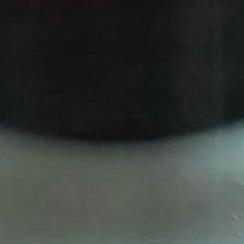
#> input picture WaTur-Water-Turbidity-Dataset-main/Formazine/0/1005.jpg, 244 x 244 px; its folder holds only this picture in this run
$ python validar_mascaras.py
#> lines starting #> are read from the running program, lines starting #| are printed output that depends on the picture; after the words box and inside, x2 and y2 are one past the last pixel; in counts of white or black regions, pixels touching at a corner belong together
from pathlib import Path
import cv2
import numpy as np

# ==========================================
# 1. RUTA DEL DATASET
# ==========================================
base = Path(__file__).resolve().parents[1] / "WaTur-Water-Turbidity-Dataset-main" / "Formazine"
# ==========================================
# 2. CONFIGURACIÓN
# ==========================================

niveles = ["0", "0.5", "1", "2.5", "4",
           "5", "7.5", "10", "40"]

cantidad_por_nivel = 5
margen = 8

# ==========================================
# 3. DETECTOR DE FRONTERA
# ==========================================

def detectar_frontera(imagen):
    gris = cv2.cvtColor(imagen, cv2.COLOR_BGR2GRAY)

    perfil = np.mean(gris, axis=1).astype(np.float32)
    perfil_columna = perfil.reshape(-1, 1)

    perfil_suave = cv2.GaussianBlur(
        perfil_columna,
        (1, 9),
        0
    ).flatten()

    inicio = 25
    fin = min(180, len(perfil_suave) - 1)

    diferencias = np.diff(perfil_suave[inicio:fin])
    posicion = np.argmin(diferencias)

    return inicio + posicion

# ==========================================
# 4. AJUSTAR IMÁGENES PARA VISUALIZAR
# ==========================================

def ajustar_a_pantalla(imagen, max_ancho=1200, max_alto=650):
    alto, ancho = imagen.shape[:2]

    escala = min(
        max_ancho / ancho,
        max_alto / alto,
        1.0
    )

    nuevo_ancho = max(1, int(ancho * escala))
    nuevo_alto = max(1, int(alto * escala))

    return cv2.resize(
        imagen,
        (nuevo_ancho, nuevo_alto),
        interpolation=cv2.INTER_AREA
    )

# ==========================================
# 5. COMPROBAR LA RUTA
# ==========================================

if not base.exists():
    print("ERROR: No se encontró la carpeta Formazine.")
    print(base)
    raise SystemExit

# ==========================================
# 6. RECORRER LOS NIVELES
# ==========================================

for nivel in niveles:

    carpeta = base / nivel

    if not carpeta.exists():
        print(f"No existe la carpeta: {carpeta}")
        continue

    archivos = sorted(
        carpeta.glob("*.jpg"),
        key=lambda archivo: int(archivo.stem)
        if archivo.stem.isdigit() else -1
    )

    if len(archivos) == 0:
        print(f"No hay imágenes JPG en {carpeta}")
        continue

    # Elegir imágenes repartidas a lo largo de la carpeta
    indices = np.linspace(
        0,
        len(archivos) - 1,
        min(cantidad_por_nivel, len(archivos)),
        dtype=int
    )

    seleccionadas = [archivos[i] for i in indices]

    print("\n===================================")
    print(f"VALIDANDO NIVEL: {nivel} NTU")
    print(f"Imágenes en carpeta: {len(archivos)}")
    print("===================================")

    # ==========================================
    # 7. PROCESAR CADA IMAGEN SELECCIONADA
    # ==========================================

    for archivo in seleccionadas:

        imagen = cv2.imread(str(archivo))
#> imagen is the input picture: shape (244, 244, 3); mean B, G, R 54.1, 57.4, 53

        if imagen is None:
            print(f"No se pudo leer: {archivo.name}")
            continue

        # Corregir orientación por paridad del nombre
        numero = int(archivo.stem)

        if numero % 2 == 1:
            imagen = cv2.flip(imagen, 0)
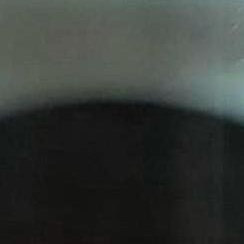
#> imagen: shape (244, 244, 3); mean B, G, R 54.1, 57.4, 53

        alto, ancho = imagen.shape[:2]
#> alto = 244; ancho = 244

        # Detectar frontera y definir máscara
        frontera = detectar_frontera(imagen)
#> in detectar_frontera, `perfil = np.mean(gris, axis=1).astype(np.float32)`: perfil = 244 values, max 106.6 at index 0, min 23.09 at index 241, mean 55.76
#> in detectar_frontera, `perfil_columna = perfil.reshape(-1, 1)`: perfil_columna has the same summary as perfil
#> in detectar_frontera, `perfil_suave = cv2.GaussianBlur( perfil_columna, (1, 9), 0 ).flatten()`: perfil_suave = 244 values, max 105.9 at index 0, min 23.17 at index 243, mean 55.76
#> in detectar_frontera, `fin = min(180, len(perfil_suave) - 1)`: fin = 180
#> in detectar_frontera, `diferencias = np.diff(perfil_suave[inicio:fin])`: diferencias = 154 values, max 0.42 at index 39, min -3.39 at index 77, mean -0.461
#> in detectar_frontera, `posicion = np.argmin(diferencias)`: posicion = 77
#> frontera = 102
        limite = max(1, frontera - margen)
#> limite = 94

        mascara = np.zeros((alto, ancho), dtype=np.uint8)
        mascara[:limite, :] = 255

        # Crear imagen de superposición
        superpuesta = imagen.copy()
        capa_verde = np.zeros_like(imagen)
        capa_verde[:] = (0, 255, 0)

        region = mascara == 255

        superpuesta[region] = cv2.addWeighted(
            imagen[region],
            0.65,
            capa_verde[region],
            0.35,
            0
        )

        # Dibujar frontera amarilla y límite azul
        cv2.line(
            superpuesta,
            (0, frontera),
            (ancho - 1, frontera),
            (0, 255, 255),
            2
        )

        cv2.line(
            superpuesta,
            (0, limite),
            (ancho - 1, limite),
            (255, 0, 0),
            2
        )
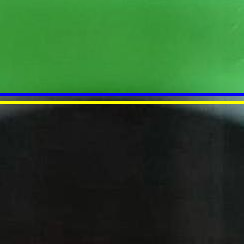
#> superpuesta: shape (244, 244, 3); mean B, G, R 42.8, 79.2, 42.1

        mascara_color = cv2.cvtColor(
            mascara,
            cv2.COLOR_GRAY2BGR
        )
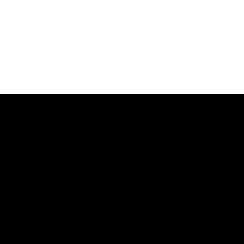
#> mascara_color: shape (244, 244, 3); 38.5% white; 1 white region, box (x1, y1, x2, y2) and area: (0, 0, 244, 94) 22936

        # Etiquetas
        cv2.putText(
            imagen,
            f"{nivel} NTU - {archivo.name}",
            (5, 18),
            cv2.FONT_HERSHEY_SIMPLEX,
            0.45,
            (255, 255, 255),
            1
        )
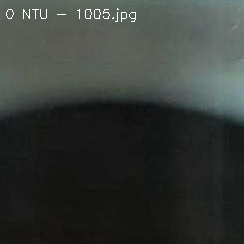
#> imagen: shape (244, 244, 3); 0.43% of pixels changed, all inside (x1, y1, x2, y2) = (6, 8, 136, 22)

        cv2.putText(
            mascara_color,
            f"Limite: {limite}",
            (5, 18),
            cv2.FONT_HERSHEY_SIMPLEX,
            0.45,
            (0, 0, 0),
            1
        )
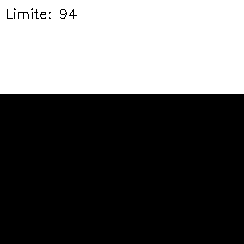
#> mascara_color: shape (244, 244, 3); 38.3% white; 2 white regions (1 under 20 px), largest, box (x1, y1, x2, y2) and area: (0, 0, 244, 94) 22779

        cv2.putText(
            superpuesta,
            "Superposicion",
            (5, 18),
            cv2.FONT_HERSHEY_SIMPLEX,
            0.45,
            (255, 255, 255),
            1
        )
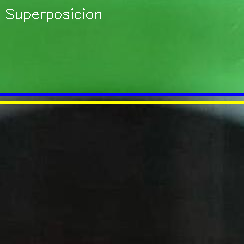
#> superpuesta: shape (244, 244, 3); 0.39% of pixels changed, all inside (x1, y1, x2, y2) = (6, 8, 101, 22)

        comparacion = np.hstack((
            imagen,
            mascara_color,
            superpuesta
        ))
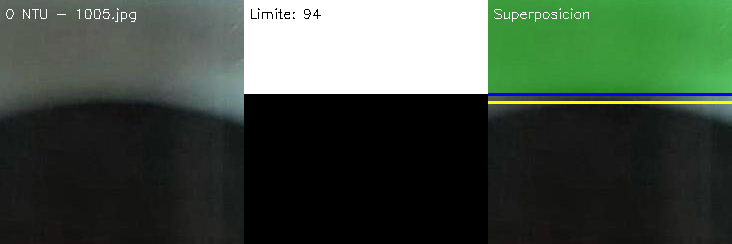
#> comparacion: shape (244, 732, 3); mean B, G, R 65.3, 78.4, 64.7

        porcentaje = (
            cv2.countNonZero(mascara) / (alto * ancho)
        ) * 100
#> porcentaje = 38.52

        print(
            f"{nivel} NTU | {archivo.name} | "
            f"frontera: {frontera} | "
            f"limite: {limite} | "
            f"área: {porcentaje:.2f}%"
        )
#| 0 NTU | 1005.jpg | frontera: 102 | limite: 94 | área: 38.52%

        comparacion = ajustar_a_pantalla(comparacion)

        ventana = f"Validacion - {nivel} NTU - {archivo.name}"

        cv2.namedWindow(ventana, cv2.WINDOW_NORMAL)
        cv2.imshow(ventana, comparacion)

        print("Pulsa una tecla para ver la siguiente imagen.")
        cv2.waitKey(0)
        cv2.destroyAllWindows()
#> pass 2 of the loop `for nivel in niveles:`:
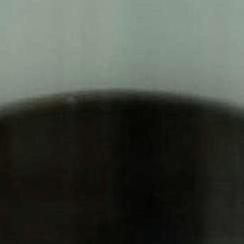
#> input picture WaTur-Water-Turbidity-Dataset-main/Formazine/0.5/1021.jpg, 244 x 244 px
#> imagen is the input picture: shape (244, 244, 3); mean B, G, R 63.5, 70.8, 65.8
#> frontera = 42
#> limite = 34
#> `mascara_color = cv2.cvtColor( mascara, cv2.COLOR_GRAY2BGR )`:
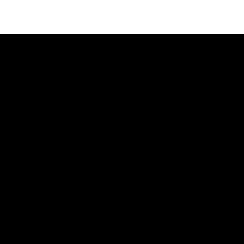
#> mascara_color: shape (244, 244, 3); 13.9% white; 1 white region, box (x1, y1, x2, y2) and area: (0, 0, 244, 34) 8296
#> `comparacion = np.hstack(( imagen, mascara_color, superpuesta ))`:
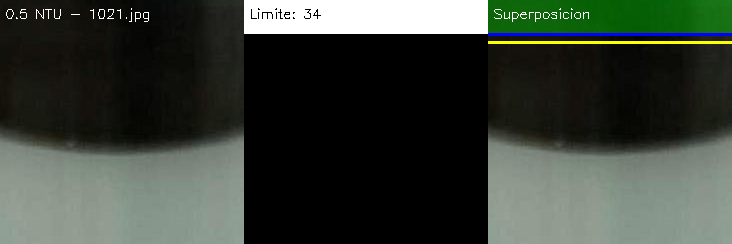
#> comparacion: shape (244, 732, 3); mean B, G, R 55.3, 64, 56.8
#| 0.5 NTU | 1021.jpg | frontera: 42 | limite: 34 | área: 13.93%

print("\nValidación terminada.")
